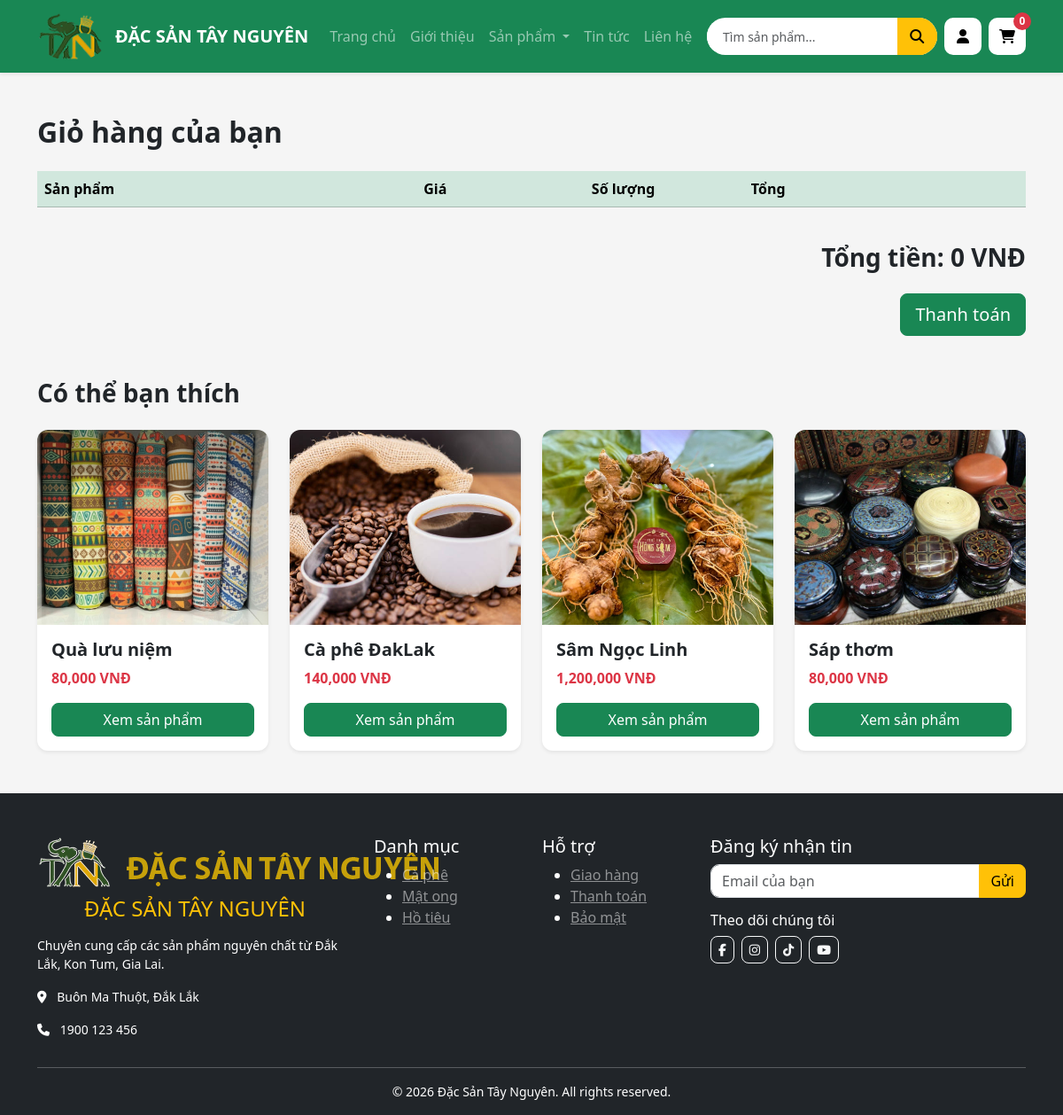
Page /giohang.php on the committed database.
### tables this page shows
CREATE TABLE `products` (
  `id` int(11) NOT NULL,
  `name` varchar(255) DEFAULT NULL,
  `price` int(11) DEFAULT NULL,
  `sale_price` int(11) DEFAULT NULL,
  `image` varchar(255) DEFAULT NULL,
  `description` text DEFAULT NULL,
  `content` longtext DEFAULT NULL,
  `stock` int(11) DEFAULT 0,
  `created_at` timestamp NOT NULL DEFAULT current_timestamp(),
  `is_new` tinyint(1) DEFAULT 1,
  `is_hot` tinyint(1) DEFAULT 0,
  `sold` int(11) DEFAULT 0
);

### giohang.php (the view, shortened to what this page needs)
<?php include "includes/header.php"; ?>
<div class="container py-5">
    <h2 class="fw-bold mb-4">
        Giỏ hàng của bạn
    </h2>
    <div class="table-responsive">
        <table class="table align-middle">
            <thead class="table-success">
                <tr>
                    <th>Sản phẩm</th>
                    <th>Giá</th>
                    <th width="180">Số lượng</th>
                    <th>Tổng</th>
                    <th></th>
                </tr>
            </thead>
        </table>
    </div>
    <div class="text-end mt-4">
        <h3 class="fw-bold">
            Tổng tiền:
            <span id="cart-total">
            </span>
        </h3>
        <a href="thanhtoan.php"
           class="btn btn-success btn-lg mt-3">
            Thanh toán
        </a>
    </div>
    <div class="mt-5">
        <h3 class="fw-bold mb-4">
            Có thể bạn thích
        </h3>
        <div class="row g-4">
            <?php
            include "config/database.php";
            $sql =
            "SELECT * FROM products
             ORDER BY RAND()
             LIMIT 4";
            $result =
            mysqli_query($conn,$sql);
            while($row =
            mysqli_fetch_assoc($result)):
            ?>
            <div class="col-12 col-sm-6 col-md-4 col-lg-3">
                <div class="card h-100 shadow-sm border-0">
                    <img
                    src="assets/images/<?= $row['image'] ?>"
                    class="card-img-top"
                    style="height:220px;object-fit:cover;">
                    <div class="card-body">
                        <h5 class="fw-bold">
                            <?= $row['name'] ?>
                        </h5>
                        <p class="text-danger fw-bold">
                            <?= number_format($row['price']) ?> VNĐ
                        </p>
                        <a href="chitietsanpham.php?id=<?= $row['id'] ?>"
                           class="btn btn-success w-100">
                            Xem sản phẩm
                        </a>
                    </div>
                </div>
            </div>
            <?php endwhile; ?>
        </div>
    </div>
</div>
<?php include "includes/footer.php"; ?>

### assets/css/style.css (style rules this page uses)
body { background: #f5f5f5; }
.card { width: 100%; }
.card img { width: 100%; height: 220px; object-fit: cover; }
.card { border: none; border-radius: 12px; overflow: hidden; }
.card img { height: 250px; object-fit: cover; }
.btn { border-radius: 8px; }

### rows in the picture
products: image (picture), name "Quà lưu niệm", price "80,000"
products: image (picture), name "Cà phê ĐakLak", price "140,000"
products: image (picture), name "Sâm Ngọc Linh", price "1,200,000"
products: image (picture), name "Sáp thơm", price "80,000"
